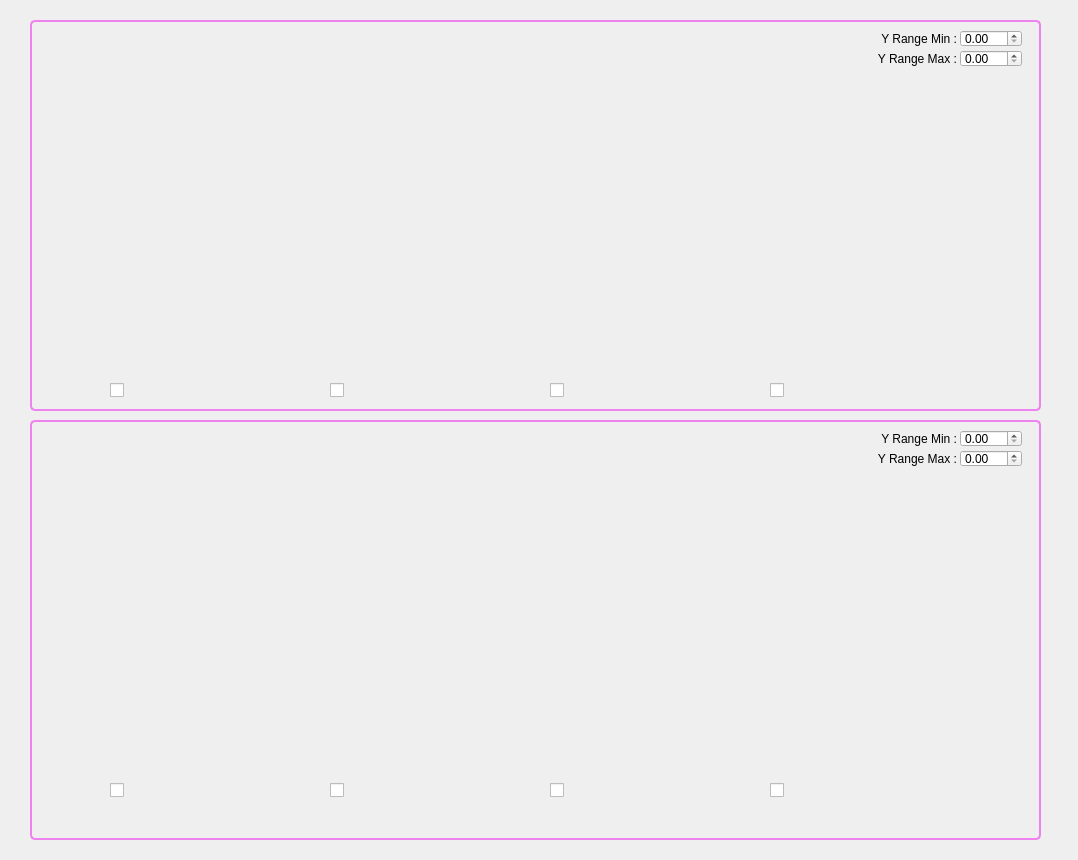
<ui version="4.0" >
 <class>panel_graph</class>
 <widget class="QWidget" name="panel_graph" >
  <property name="geometry" >
   <rect>
    <x>0</x>
    <y>0</y>
    <width>1078</width>
    <height>860</height>
   </rect>
  </property>
  <property name="windowTitle" >
   <string>HV&amp; RF Graph</string>
  </property>
  <widget class="QGroupBox" name="groupBox" >
   <property name="geometry" >
    <rect>
     <x>30</x>
     <y>20</y>
     <width>1011</width>
     <height>391</height>
    </rect>
   </property>
   <property name="styleSheet" >
    <string>QGroupBox {
 background-color: qlineargradient(x1: 0, y1: 0, x2: 0, y2: 1,
                                   stop: 0 #E0E0E0, stop: 1 #FFFFFF);
 border: 2px solid violet;
 border-radius: 5px;
 margin-top: 1ex; 
}</string>
   </property>
   <property name="title" >
    <string/>
   </property>
   <widget class="CAMultiplot" name="caMultiplot" >
    <property name="geometry" >
     <rect>
      <x>20</x>
      <y>52</y>
      <width>971</width>
      <height>300</height>
     </rect>
    </property>
    <property name="propertiesDocument" stdset="0" >
     <string>KLYSTRON RF CONTROLLER</string>
    </property>
    <property name="pvname" >
     <string>LH1_RFK_FWD_POW</string>
    </property>
    <property name="pvname1" >
     <string>LH1_RFK_REV_POW</string>
    </property>
    <property name="pvname2" >
     <string>LH1_RFK_VSWR_CAL</string>
    </property>
    <property name="pvname3" >
     <string>LH1_RFK_PHASE_CAL</string>
    </property>
    <property name="plotTitle" stdset="0" >
     <string>KLYSTRON RF CONTROLLER</string>
    </property>
    <property name="logScale" stdset="0" >
     <bool>false</bool>
    </property>
    <property name="periodicdata" stdset="0" >
     <enum>CAMultiplot::OneSec</enum>
    </property>
   </widget>
   <widget class="CAColorCheckBox" name="caColorCheckFor" >
    <property name="geometry" >
     <rect>
      <x>80</x>
      <y>360</y>
      <width>201</width>
      <height>20</height>
     </rect>
    </property>
   </widget>
   <widget class="CAColorCheckBox" name="caColorCheckFor_2" >
    <property name="geometry" >
     <rect>
      <x>300</x>
      <y>360</y>
      <width>201</width>
      <height>20</height>
     </rect>
    </property>
   </widget>
   <widget class="CAColorCheckBox" name="caColorCheckFor_3" >
    <property name="geometry" >
     <rect>
      <x>520</x>
      <y>360</y>
      <width>201</width>
      <height>20</height>
     </rect>
    </property>
   </widget>
   <widget class="CAColorCheckBox" name="caColorCheckFor_4" >
    <property name="geometry" >
     <rect>
      <x>740</x>
      <y>360</y>
      <width>201</width>
      <height>20</height>
     </rect>
    </property>
   </widget>
   <widget class="QDoubleSpinBox" name="doubleSpinBox" >
    <property name="geometry" >
     <rect>
      <x>930</x>
      <y>30</y>
      <width>62</width>
      <height>17</height>
     </rect>
    </property>
   </widget>
   <widget class="QDoubleSpinBox" name="doubleSpinBox_2" >
    <property name="geometry" >
     <rect>
      <x>930</x>
      <y>10</y>
      <width>62</width>
      <height>17</height>
     </rect>
    </property>
   </widget>
   <widget class="QLabel" name="label" >
    <property name="geometry" >
     <rect>
      <x>846</x>
      <y>30</y>
      <width>81</width>
      <height>17</height>
     </rect>
    </property>
    <property name="text" >
     <string>Y Range Max :</string>
    </property>
    <property name="alignment" >
     <set>Qt::AlignRight|Qt::AlignTrailing|Qt::AlignVCenter</set>
    </property>
   </widget>
   <widget class="QLabel" name="label_2" >
    <property name="geometry" >
     <rect>
      <x>846</x>
      <y>10</y>
      <width>81</width>
      <height>17</height>
     </rect>
    </property>
    <property name="text" >
     <string>Y Range Min :</string>
    </property>
    <property name="alignment" >
     <set>Qt::AlignRight|Qt::AlignTrailing|Qt::AlignVCenter</set>
    </property>
   </widget>
  </widget>
  <widget class="QGroupBox" name="groupBox_2" >
   <property name="geometry" >
    <rect>
     <x>30</x>
     <y>420</y>
     <width>1011</width>
     <height>420</height>
    </rect>
   </property>
   <property name="styleSheet" >
    <string>QGroupBox {
 background-color: qlineargradient(x1: 0, y1: 0, x2: 0, y2: 1,
                                   stop: 0 #E0E0E0, stop: 1 #FFFFFF);
 border: 2px solid violet;
 border-radius: 5px;
 margin-top: 1ex; 
}</string>
   </property>
   <property name="title" >
    <string/>
   </property>
   <widget class="CAMultiplot" name="caMultiplot_2" >
    <property name="geometry" >
     <rect>
      <x>20</x>
      <y>50</y>
      <width>971</width>
      <height>300</height>
     </rect>
    </property>
    <property name="pvname" >
     <string>LH1_RFANT_FWD_TPOW</string>
    </property>
    <property name="pvname1" >
     <string>LH1_RFANT_REV_TPOW</string>
    </property>
    <property name="pvname2" >
     <string>LH1_RFANT_VSWR_TPOW</string>
    </property>
    <property name="pvname3" >
     <string>LH1_RFANT_LHCD_POW</string>
    </property>
    <property name="pvname5" >
     <string/>
    </property>
    <property name="pvname6" >
     <string/>
    </property>
    <property name="pvname7" >
     <string/>
    </property>
    <property name="pvname8" >
     <string/>
    </property>
    <property name="plotTitle" stdset="0" >
     <string>ANTENNA RF CONTROLLER</string>
    </property>
   </widget>
   <widget class="CAColorCheckBox" name="caColorCheckRev" >
    <property name="geometry" >
     <rect>
      <x>80</x>
      <y>360</y>
      <width>201</width>
      <height>20</height>
     </rect>
    </property>
   </widget>
   <widget class="CAColorCheckBox" name="caColorCheckRev_2" >
    <property name="geometry" >
     <rect>
      <x>300</x>
      <y>360</y>
      <width>201</width>
      <height>20</height>
     </rect>
    </property>
   </widget>
   <widget class="CAColorCheckBox" name="caColorCheckRev_3" >
    <property name="geometry" >
     <rect>
      <x>520</x>
      <y>360</y>
      <width>201</width>
      <height>20</height>
     </rect>
    </property>
   </widget>
   <widget class="CAColorCheckBox" name="caColorCheckRev_4" >
    <property name="geometry" >
     <rect>
      <x>740</x>
      <y>360</y>
      <width>201</width>
      <height>20</height>
     </rect>
    </property>
   </widget>
   <widget class="QLabel" name="label_3" >
    <property name="geometry" >
     <rect>
      <x>846</x>
      <y>30</y>
      <width>81</width>
      <height>17</height>
     </rect>
    </property>
    <property name="text" >
     <string>Y Range Max :</string>
    </property>
    <property name="alignment" >
     <set>Qt::AlignRight|Qt::AlignTrailing|Qt::AlignVCenter</set>
    </property>
   </widget>
   <widget class="QDoubleSpinBox" name="doubleSpinBox_3" >
    <property name="geometry" >
     <rect>
      <x>930</x>
      <y>10</y>
      <width>62</width>
      <height>17</height>
     </rect>
    </property>
   </widget>
   <widget class="QLabel" name="label_4" >
    <property name="geometry" >
     <rect>
      <x>846</x>
      <y>10</y>
      <width>81</width>
      <height>17</height>
     </rect>
    </property>
    <property name="text" >
     <string>Y Range Min :</string>
    </property>
    <property name="alignment" >
     <set>Qt::AlignRight|Qt::AlignTrailing|Qt::AlignVCenter</set>
    </property>
   </widget>
   <widget class="QDoubleSpinBox" name="doubleSpinBox_4" >
    <property name="geometry" >
     <rect>
      <x>930</x>
      <y>30</y>
      <width>62</width>
      <height>17</height>
     </rect>
    </property>
   </widget>
  </widget>
 </widget>
 <customwidgets>
  <customwidget>
   <class>CAMultiplot</class>
   <extends>QFrame</extends>
   <header>caMultiplot.h</header>
  </customwidget>
  <customwidget>
   <class>CAColorCheckBox</class>
   <extends>QCheckBox</extends>
   <header>caColorcheckbox.h</header>
  </customwidget>
 </customwidgets>
 <resources/>
 <connections>
  <connection>
   <sender>caMultiplot</sender>
   <signal>legendLabel(QString,QString)</signal>
   <receiver>caColorCheckFor</receiver>
   <slot>changeColorLabel(QString,QString)</slot>
   <hints>
    <hint type="sourcelabel" >
     <x>535</x>
     <y>219</y>
    </hint>
    <hint type="destinationlabel" >
     <x>190</x>
     <y>389</y>
    </hint>
   </hints>
  </connection>
  <connection>
   <sender>caMultiplot</sender>
   <signal>legendLabel1(QString,QString)</signal>
   <receiver>caColorCheckFor_2</receiver>
   <slot>changeColorLabel(QString,QString)</slot>
   <hints>
    <hint type="sourcelabel" >
     <x>535</x>
     <y>219</y>
    </hint>
    <hint type="destinationlabel" >
     <x>410</x>
     <y>389</y>
    </hint>
   </hints>
  </connection>
  <connection>
   <sender>caMultiplot</sender>
   <signal>legendLabel2(QString,QString)</signal>
   <receiver>caColorCheckFor_3</receiver>
   <slot>changeColorLabel(QString,QString)</slot>
   <hints>
    <hint type="sourcelabel" >
     <x>535</x>
     <y>219</y>
    </hint>
    <hint type="destinationlabel" >
     <x>630</x>
     <y>389</y>
    </hint>
   </hints>
  </connection>
  <connection>
   <sender>caMultiplot</sender>
   <signal>legendLabel3(QString,QString)</signal>
   <receiver>caColorCheckFor_4</receiver>
   <slot>changeColorLabel(QString,QString)</slot>
   <hints>
    <hint type="sourcelabel" >
     <x>535</x>
     <y>219</y>
    </hint>
    <hint type="destinationlabel" >
     <x>850</x>
     <y>389</y>
    </hint>
   </hints>
  </connection>
  <connection>
   <sender>caColorCheckFor</sender>
   <signal>showLabel(bool,QString)</signal>
   <receiver>caMultiplot</receiver>
   <slot>displayCurve(bool,QString)</slot>
   <hints>
    <hint type="sourcelabel" >
     <x>190</x>
     <y>389</y>
    </hint>
    <hint type="destinationlabel" >
     <x>535</x>
     <y>219</y>
    </hint>
   </hints>
  </connection>
  <connection>
   <sender>caColorCheckFor_2</sender>
   <signal>showLabel(bool,QString)</signal>
   <receiver>caMultiplot</receiver>
   <slot>displayCurve(bool,QString)</slot>
   <hints>
    <hint type="sourcelabel" >
     <x>410</x>
     <y>389</y>
    </hint>
    <hint type="destinationlabel" >
     <x>535</x>
     <y>219</y>
    </hint>
   </hints>
  </connection>
  <connection>
   <sender>caColorCheckFor_3</sender>
   <signal>showLabel(bool,QString)</signal>
   <receiver>caMultiplot</receiver>
   <slot>displayCurve(bool,QString)</slot>
   <hints>
    <hint type="sourcelabel" >
     <x>630</x>
     <y>389</y>
    </hint>
    <hint type="destinationlabel" >
     <x>535</x>
     <y>219</y>
    </hint>
   </hints>
  </connection>
  <connection>
   <sender>caColorCheckFor_4</sender>
   <signal>showLabel(bool,QString)</signal>
   <receiver>caMultiplot</receiver>
   <slot>displayCurve(bool,QString)</slot>
   <hints>
    <hint type="sourcelabel" >
     <x>850</x>
     <y>389</y>
    </hint>
    <hint type="destinationlabel" >
     <x>535</x>
     <y>219</y>
    </hint>
   </hints>
  </connection>
  <connection>
   <sender>caMultiplot_2</sender>
   <signal>legendLabel(QString,QString)</signal>
   <receiver>caColorCheckRev</receiver>
   <slot>changeColorLabel(QString,QString)</slot>
   <hints>
    <hint type="sourcelabel" >
     <x>535</x>
     <y>619</y>
    </hint>
    <hint type="destinationlabel" >
     <x>190</x>
     <y>789</y>
    </hint>
   </hints>
  </connection>
  <connection>
   <sender>caMultiplot_2</sender>
   <signal>legendLabel1(QString,QString)</signal>
   <receiver>caColorCheckRev_2</receiver>
   <slot>changeColorLabel(QString,QString)</slot>
   <hints>
    <hint type="sourcelabel" >
     <x>535</x>
     <y>619</y>
    </hint>
    <hint type="destinationlabel" >
     <x>410</x>
     <y>789</y>
    </hint>
   </hints>
  </connection>
  <connection>
   <sender>caMultiplot_2</sender>
   <signal>legendLabel2(QString,QString)</signal>
   <receiver>caColorCheckRev_3</receiver>
   <slot>changeColorLabel(QString,QString)</slot>
   <hints>
    <hint type="sourcelabel" >
     <x>535</x>
     <y>619</y>
    </hint>
    <hint type="destinationlabel" >
     <x>630</x>
     <y>789</y>
    </hint>
   </hints>
  </connection>
  <connection>
   <sender>caMultiplot_2</sender>
   <signal>legendLabel3(QString,QString)</signal>
   <receiver>caColorCheckRev_4</receiver>
   <slot>changeColorLabel(QString,QString)</slot>
   <hints>
    <hint type="sourcelabel" >
     <x>535</x>
     <y>619</y>
    </hint>
    <hint type="destinationlabel" >
     <x>850</x>
     <y>789</y>
    </hint>
   </hints>
  </connection>
  <connection>
   <sender>caColorCheckRev</sender>
   <signal>showLabel(bool,QString)</signal>
   <receiver>caMultiplot_2</receiver>
   <slot>displayCurve(bool,QString)</slot>
   <hints>
    <hint type="sourcelabel" >
     <x>190</x>
     <y>789</y>
    </hint>
    <hint type="destinationlabel" >
     <x>535</x>
     <y>619</y>
    </hint>
   </hints>
  </connection>
  <connection>
   <sender>caColorCheckRev_2</sender>
   <signal>showLabel(bool,QString)</signal>
   <receiver>caMultiplot_2</receiver>
   <slot>displayCurve(bool,QString)</slot>
   <hints>
    <hint type="sourcelabel" >
     <x>410</x>
     <y>789</y>
    </hint>
    <hint type="destinationlabel" >
     <x>535</x>
     <y>619</y>
    </hint>
   </hints>
  </connection>
  <connection>
   <sender>caColorCheckRev_3</sender>
   <signal>showLabel(bool,QString)</signal>
   <receiver>caMultiplot_2</receiver>
   <slot>displayCurve(bool,QString)</slot>
   <hints>
    <hint type="sourcelabel" >
     <x>630</x>
     <y>789</y>
    </hint>
    <hint type="destinationlabel" >
     <x>535</x>
     <y>619</y>
    </hint>
   </hints>
  </connection>
  <connection>
   <sender>caColorCheckRev_4</sender>
   <signal>showLabel(bool,QString)</signal>
   <receiver>caMultiplot_2</receiver>
   <slot>displayCurve(bool,QString)</slot>
   <hints>
    <hint type="sourcelabel" >
     <x>850</x>
     <y>789</y>
    </hint>
    <hint type="destinationlabel" >
     <x>535</x>
     <y>619</y>
    </hint>
   </hints>
  </connection>
  <connection>
   <sender>doubleSpinBox</sender>
   <signal>valueChanged(double)</signal>
   <receiver>caMultiplot</receiver>
   <slot>setYRangeMax(double)</slot>
   <hints>
    <hint type="sourcelabel" >
     <x>990</x>
     <y>62</y>
    </hint>
    <hint type="destinationlabel" >
     <x>535</x>
     <y>219</y>
    </hint>
   </hints>
  </connection>
  <connection>
   <sender>doubleSpinBox_2</sender>
   <signal>valueChanged(double)</signal>
   <receiver>caMultiplot</receiver>
   <slot>setYRangeMin(double)</slot>
   <hints>
    <hint type="sourcelabel" >
     <x>990</x>
     <y>42</y>
    </hint>
    <hint type="destinationlabel" >
     <x>535</x>
     <y>219</y>
    </hint>
   </hints>
  </connection>
  <connection>
   <sender>doubleSpinBox_2</sender>
   <signal>editingFinished()</signal>
   <receiver>caMultiplot</receiver>
   <slot>setYRange()</slot>
   <hints>
    <hint type="sourcelabel" >
     <x>990</x>
     <y>42</y>
    </hint>
    <hint type="destinationlabel" >
     <x>535</x>
     <y>219</y>
    </hint>
   </hints>
  </connection>
  <connection>
   <sender>doubleSpinBox</sender>
   <signal>editingFinished()</signal>
   <receiver>caMultiplot</receiver>
   <slot>setYRange()</slot>
   <hints>
    <hint type="sourcelabel" >
     <x>990</x>
     <y>62</y>
    </hint>
    <hint type="destinationlabel" >
     <x>535</x>
     <y>219</y>
    </hint>
   </hints>
  </connection>
  <connection>
   <sender>doubleSpinBox_3</sender>
   <signal>valueChanged(double)</signal>
   <receiver>caMultiplot_2</receiver>
   <slot>setYRangeMin(double)</slot>
   <hints>
    <hint type="sourcelabel" >
     <x>1002</x>
     <y>438</y>
    </hint>
    <hint type="destinationlabel" >
     <x>939</x>
     <y>491</y>
    </hint>
   </hints>
  </connection>
  <connection>
   <sender>doubleSpinBox_3</sender>
   <signal>editingFinished()</signal>
   <receiver>caMultiplot_2</receiver>
   <slot>setYRange()</slot>
   <hints>
    <hint type="sourcelabel" >
     <x>1011</x>
     <y>442</y>
    </hint>
    <hint type="destinationlabel" >
     <x>931</x>
     <y>478</y>
    </hint>
   </hints>
  </connection>
  <connection>
   <sender>doubleSpinBox_4</sender>
   <signal>valueChanged(double)</signal>
   <receiver>caMultiplot_2</receiver>
   <slot>setYRangeMax(double)</slot>
   <hints>
    <hint type="sourcelabel" >
     <x>970</x>
     <y>462</y>
    </hint>
    <hint type="destinationlabel" >
     <x>970</x>
     <y>474</y>
    </hint>
   </hints>
  </connection>
  <connection>
   <sender>doubleSpinBox_4</sender>
   <signal>editingFinished()</signal>
   <receiver>caMultiplot_2</receiver>
   <slot>setYRange()</slot>
   <hints>
    <hint type="sourcelabel" >
     <x>990</x>
     <y>459</y>
    </hint>
    <hint type="destinationlabel" >
     <x>990</x>
     <y>479</y>
    </hint>
   </hints>
  </connection>
 </connections>
</ui>
